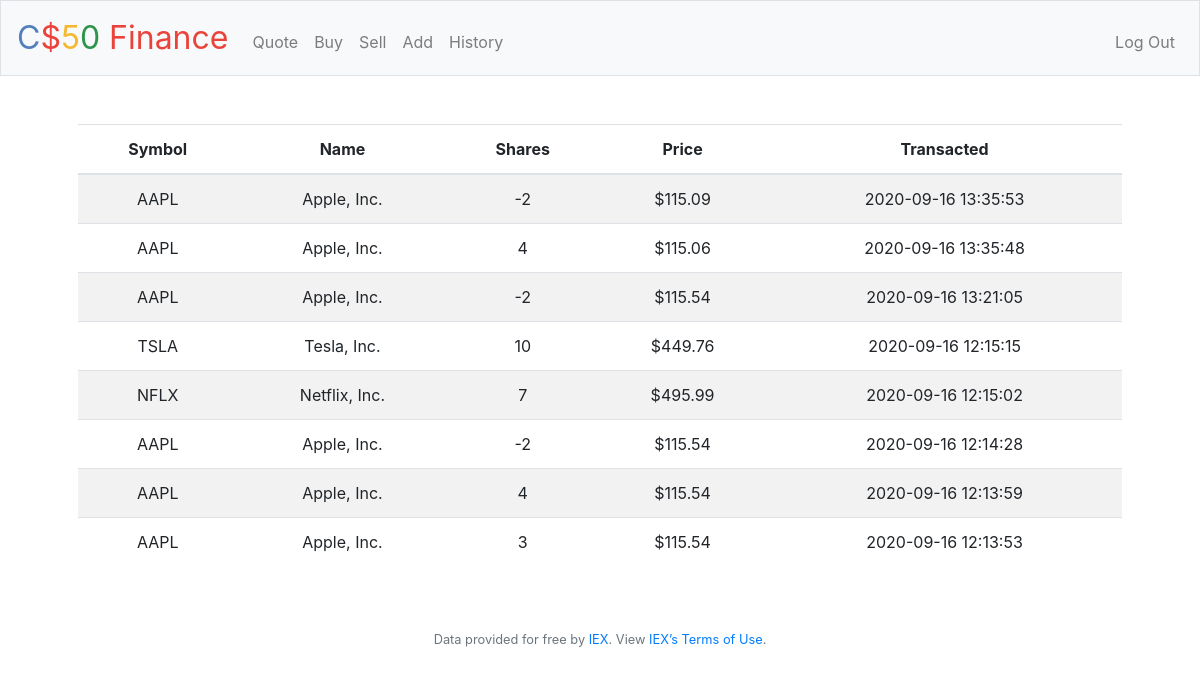
Screenshot of /history (signed in) with the database file from the repository.
### tables this page shows
CREATE TABLE transactions (user_id INT, symbol VARCHAR(30), name VARCHAR(255), shares INT, price FLOAT, total FLOAT, time DATETIME);

### pset8/finance/application.py (the view)
@app.route("/history")
@login_required
def history():
    portfolio = db.execute("SELECT * FROM transactions WHERE user_id = :user_id ORDER BY time DESC", user_id=session['user_id'])
    return render_template("history.html", portfolio=portfolio)

### pset8/finance/application.py (called while the page is built)
@app.after_request
def after_request(response):
    response.headers["Cache-Control"] = "no-cache, no-store, must-revalidate"
    response.headers["Expires"] = 0
    response.headers["Pragma"] = "no-cache"
    return response

### pset8/finance/helpers.py (called while the page is built)
def login_required(f):
    @wraps(f)
    def decorated_function(*args, **kwargs):
        if session.get("user_id") is None:
            return redirect("/login")
        return f(*args, **kwargs)
    return decorated_function

def usd(value):
    return f"${value:,.2f}"

### pset8/finance/templates/history.html (shortened to what this page needs)
{% extends "layout.html" %}
{% block main %}
<table class="table table-striped">
  <thead>
    <tr>
      <th scope="col">Symbol</th>
      <th scope="col">Name</th>
      <th scope="col">Shares</th>
      <th scope="col">Price</th>
      <th scope="col">Transacted</th>
    </tr>
  </thead>
  <tbody>
    {% for row in portfolio %}
      {% if loop.index0 < loop.length %}
        <tr>
          <td>{{ portfolio[loop.index0]['symbol'] }}</td>
          <td>{{ portfolio[loop.index0]['name'] }}</td>
          <td>{{ portfolio[loop.index0]['shares'] }}</td>
          <td>{{ portfolio[loop.index0]['price'] | usd}}</td>
          <td>{{ portfolio[loop.index0]['time']}}</td>
        </tr>
      {% endif %}
    {% endfor %}
  </tbody>
</table>
{% endblock %}

### pset8/finance/templates/layout.html (shortened to what this page needs)
<!DOCTYPE html>
<html lang="en">
    <head>
        <link href="https://maxcdn.bootstrapcdn.com/bootstrap/4.1.3/css/bootstrap.min.css" rel="stylesheet">
        <link href="/static/styles.css" rel="stylesheet">
    </head>
    <body>
        <nav class="navbar navbar-expand-md navbar-light bg-light border">
            <a class="navbar-brand" href="/"><span class="blue">C</span><span class="red">$</span><span class="yellow">5</span><span class="green">0</span> <span class="red">Finance</span></a>
            <div class="collapse navbar-collapse" id="navbar">
                {% if session.user_id %}
                    <ul class="navbar-nav mr-auto mt-2">
                        <li class="nav-item"><a class="nav-link" href="/quote">Quote</a></li>
                        <li class="nav-item"><a class="nav-link" href="/buy">Buy</a></li>
                        <li class="nav-item"><a class="nav-link" href="/sell">Sell</a></li>
                        <li class="nav-item"><a class="nav-link" href="/add">Add</a></li>
                        <li class="nav-item"><a class="nav-link" href="/history">History</a></li>
                    </ul>
                    <ul class="navbar-nav ml-auto mt-2">
                        <li class="nav-item"><a class="nav-link" href="/logout">Log Out</a></li>
                    </ul>
                {% else %}
                    <ul class="navbar-nav ml-auto mt-2">
                        <li class="nav-item"><a class="nav-link" href="/register">Register</a></li>
                        <li class="nav-item"><a class="nav-link" href="/login">Log In</a></li>
                    </ul>
                {% endif %}
            </div>
        </nav>
        <main class="container p-5">
            {% block main %}{% endblock %}
        </main>
        <footer class="small text-center text-muted">
            Data provided for free by <a href="https://iextrading.com/developer">IEX</a>. View <a href="https://iextrading.com/api-exhibit-a/">IEX’s Terms of Use</a>.
        </footer>
    </body>
</html>

### pset8/finance/static/styles.css (style rules this page uses)
nav .navbar-brand { font-size: xx-large; }
nav .navbar-brand .blue { color: #537fbe; }
nav .navbar-brand .red { color: #ea433b; }
nav .navbar-brand .yellow { color: #f5b82e; }
nav .navbar-brand .green { color: #2e944b; }
main { overflow-x: auto; text-align: center; }

### rows the page displays
transactions: symbol "AAPL", name "Apple, Inc.", shares "-2", price "$115.09", time "2020-09-16 13:35:53"
transactions: symbol "AAPL", name "Apple, Inc.", shares "4", price "$115.06", time "2020-09-16 13:35:48"
transactions: symbol "AAPL", name "Apple, Inc.", shares "-2", price "$115.54", time "2020-09-16 13:21:05"
transactions: symbol "TSLA", name "Tesla, Inc.", shares "10", price "$449.76", time "2020-09-16 12:15:15"
transactions: symbol "NFLX", name "Netflix, Inc.", shares "7", price "$495.99", time "2020-09-16 12:15:02"
transactions: symbol "AAPL", name "Apple, Inc.", shares "-2", price "$115.54", time "2020-09-16 12:14:28"
transactions: symbol "AAPL", name "Apple, Inc.", shares "4", price "$115.54", time "2020-09-16 12:13:59"
transactions: symbol "AAPL", name "Apple, Inc.", shares "3", price "$115.54", time "2020-09-16 12:13:53"
